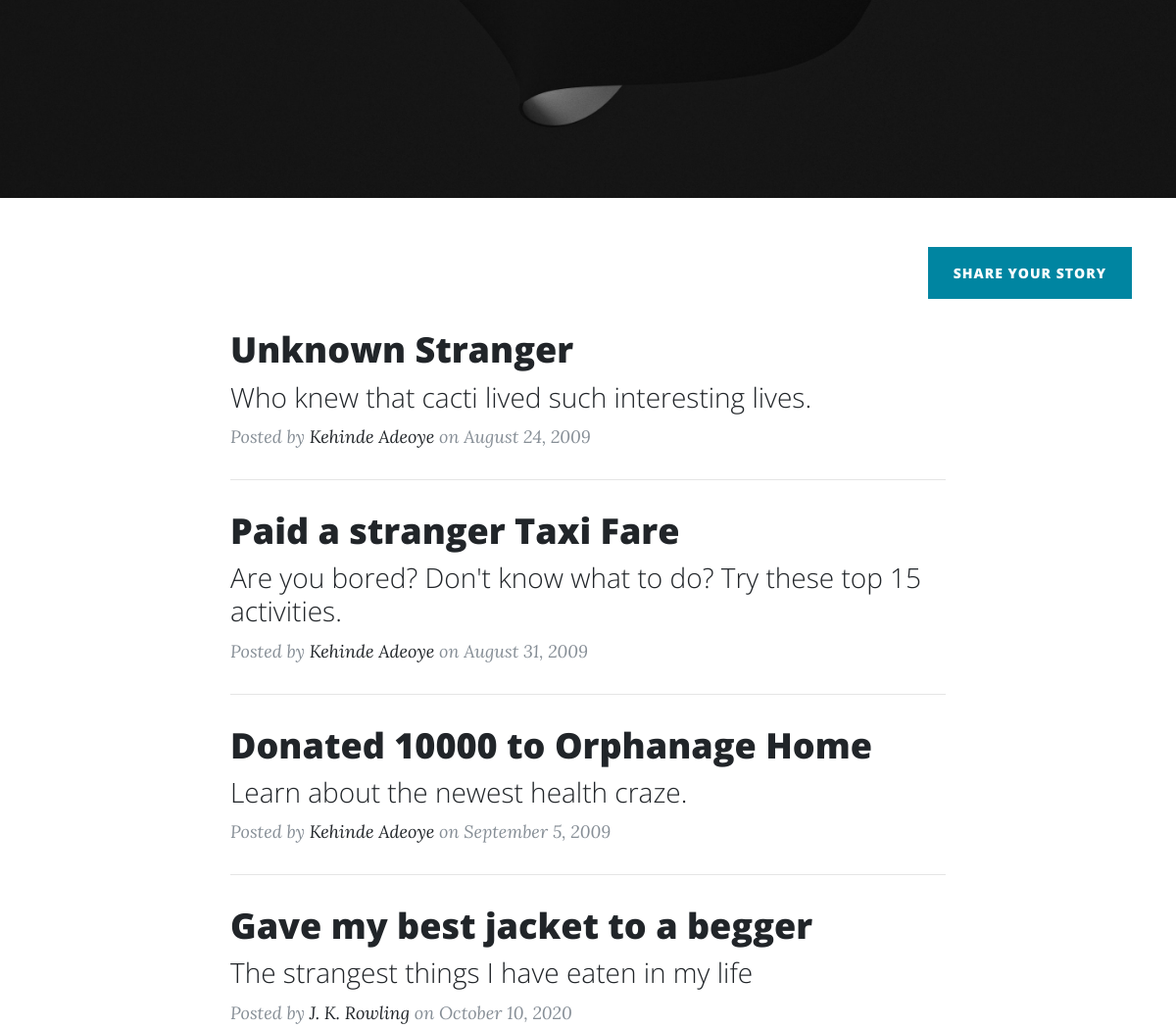
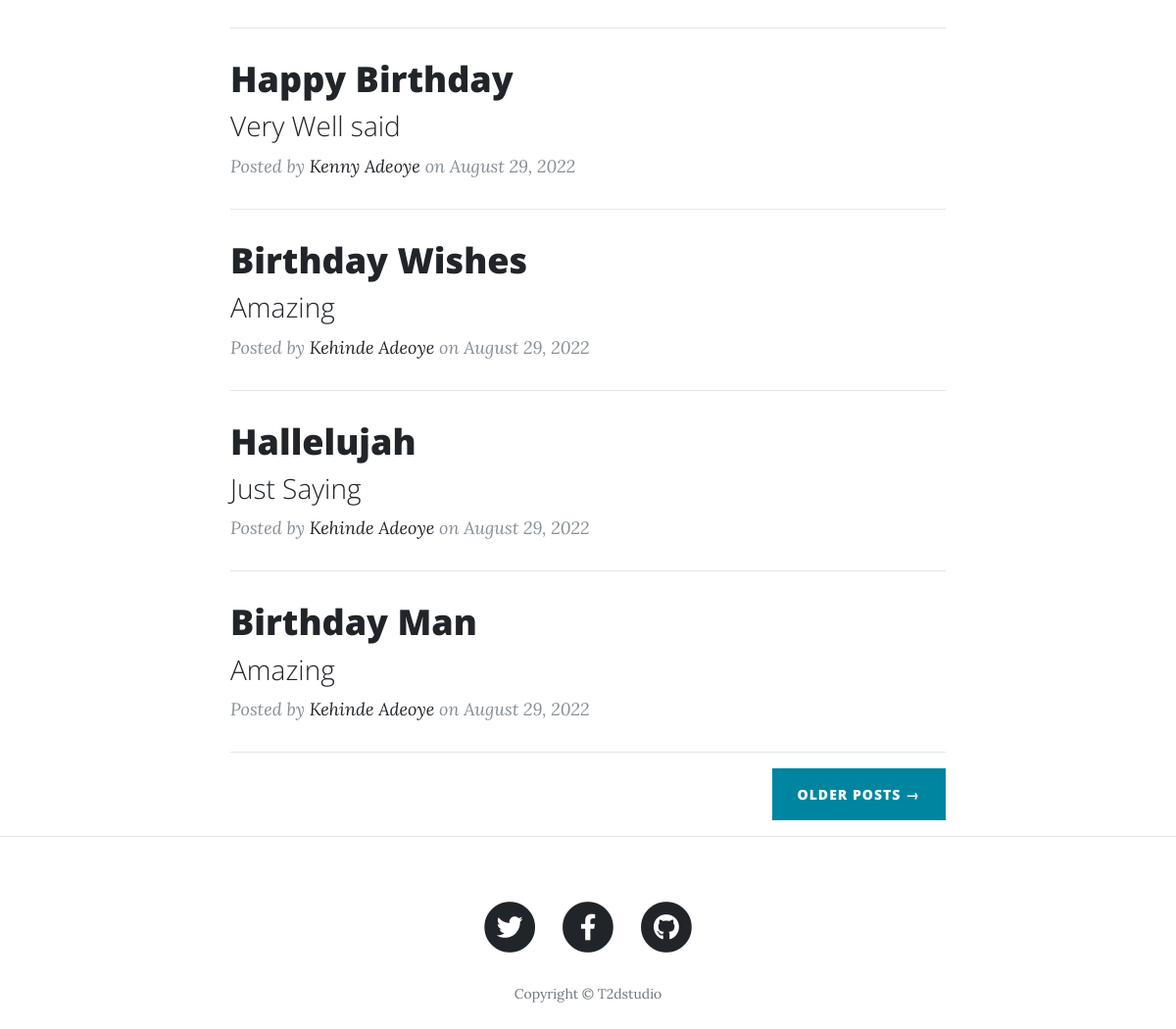
Before: / (lower part) with the older database file (2 pictures, top to bottom).
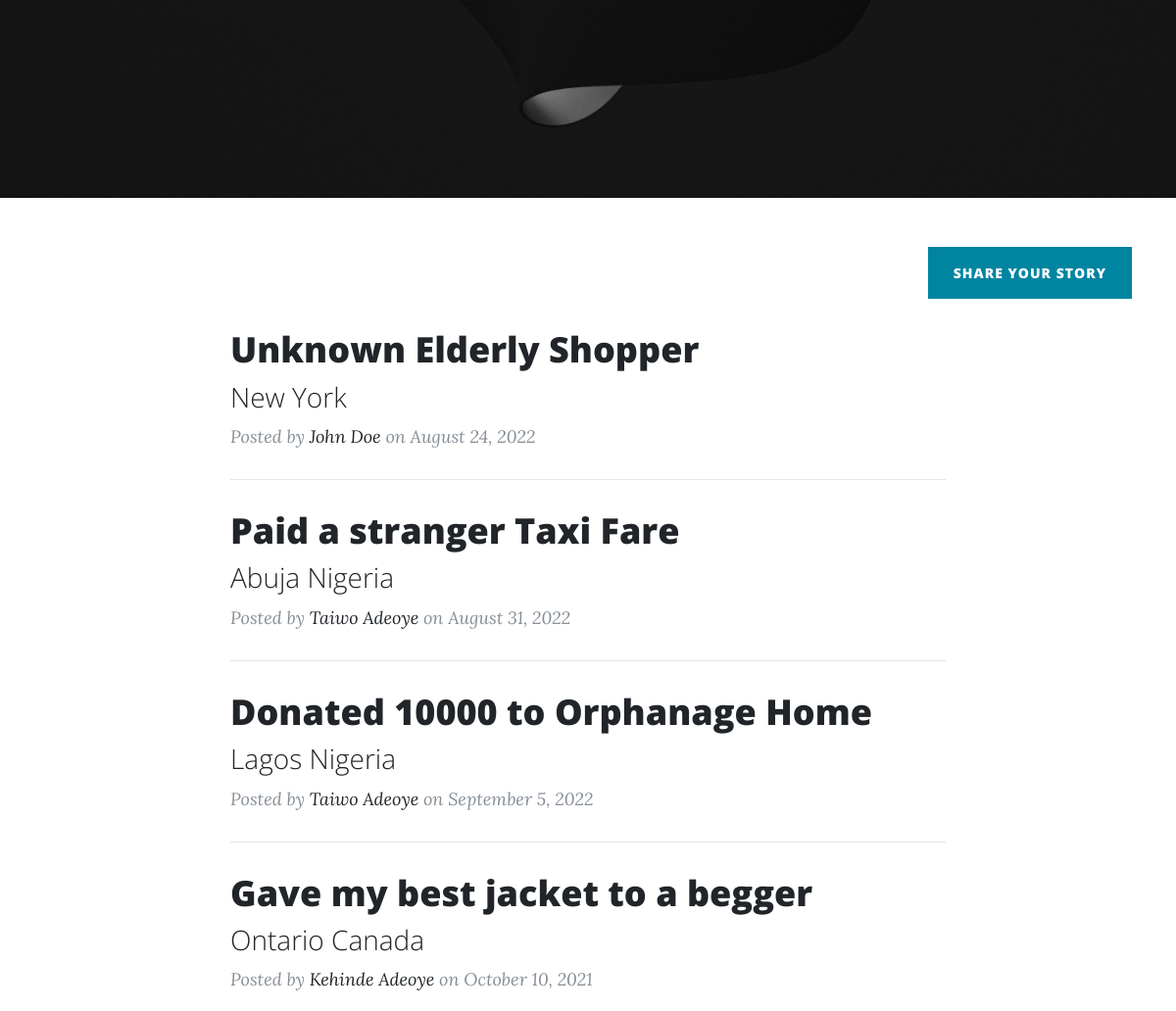
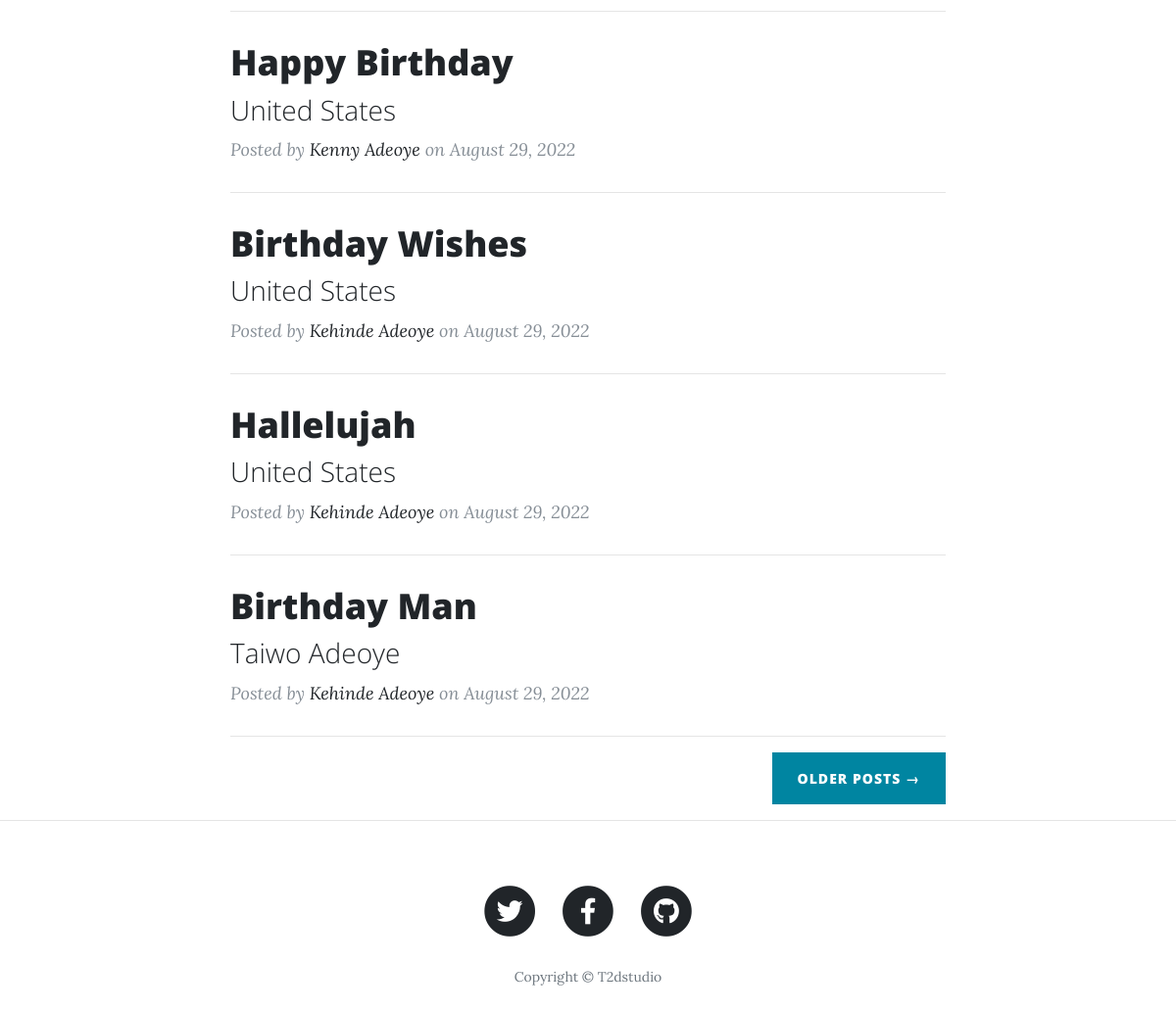
After: the same page with the newer database file (2 pictures, top to bottom).
### main.py (models this page shows)
class BlogPost(db.Model):
    id = db.Column(db.Integer, primary_key=True)
    title = db.Column(db.String(250), nullable=False)
    subtitle = db.Column(db.String(250), nullable=False)
    date = db.Column(db.String(250), nullable=False)
    body = db.Column(db.Text, nullable=False)
    author = db.Column(db.String(250), nullable=False)
    img_url = db.Column(db.String(250), nullable=True)

### main.py (the view)
@app.route('/')
def get_all_posts():
    posts = BlogPost.query.all()
    return render_template("index.html", all_posts=posts)

### templates/index.html (shortened to what this page needs)
{% include "header.html" %}
  <header class="masthead" style="background-image: url({{ url_for('static', filename='assets/img/homep.jpg')}}); max-width:100%;max-height:100%">
    <div class="container">
      <div class="row">
        <div class="col-lg-8 col-md-10 mx-auto">
          <div class="site-heading">
            <br>
            <br>
          </div>
        </div>
      </div>
    </div>
  </header>
  <div class="container">
        <div class="clearfix">
          <a class="btn btn-primary float-right" href="{{url_for('add_new_post')}}">Share Your Story</a>
        </div>
    <div class="row">
      <div class="col-lg-8 col-md-10 mx-auto">
        {% for post in all_posts %}
        <div class="post-preview">
          <a href="{{ url_for('show_post', post_id=post.id) }}">
            <h2 class="post-title">
              {{post.title}}
            </h2>
            <h3 class="post-subtitle">
              {{post.subtitle}}
            </h3>
          </a>
          <p class="post-meta">Posted by
            <a href="#">{{post.author}}</a>
            on {{post.date}}</p>
        </div>
        <hr>
        {% endfor %}
        <div class="clearfix">
          <a class="btn btn-primary float-right" href="#">Older Posts &rarr;</a>
        </div>
      </div>
    </div>
  </div>
  <hr>
{% include "footer.html" %}

### templates/header.html (shortened to what this page needs)
<!DOCTYPE html>
<html lang="en">
<head>
  <link href="{{ url_for('static', filename='vendor/bootstrap/css/bootstrap.min.css') }}" rel="stylesheet">
  <link href="{{ url_for('static', filename='vendor/fontawesome-free/css/all.min.css')}}" rel="stylesheet" type="text/css">
  <link href="{{ url_for('static', filename='css/clean-blog.min.css')}}" rel="stylesheet">
</head>
<body>

### templates/footer.html (shortened to what this page needs)
  <footer>
    <div class="container">
      <div class="row">
        <div class="col-lg-8 col-md-10 mx-auto">
          <ul class="list-inline text-center">
            <li class="list-inline-item">
              <a href="https://kehinde-namecard.herokuapp.com/">
                <span class="fa-stack fa-lg">
                  <i class="fas fa-circle fa-stack-2x"></i>
                  <i class="fab fa-twitter fa-stack-1x fa-inverse"></i>
                </span>
              </a>
            </li>
            <li class="list-inline-item">
              <a href="https://www.linkedin.com/in/kehinde-adeoye-832465232/">
                <span class="fa-stack fa-lg">
                  <i class="fas fa-circle fa-stack-2x"></i>
                  <i class="fab fa-facebook-f fa-stack-1x fa-inverse"></i>
                </span>
              </a>
            </li>
            <li class="list-inline-item">
              <a href="https://github.com/t2dstudio">
                <span class="fa-stack fa-lg">
                  <i class="fas fa-circle fa-stack-2x"></i>
                  <i class="fab fa-github fa-stack-1x fa-inverse"></i>
                </span>
              </a>
            </li>
          </ul>
          <p class="copyright text-muted">Copyright &copy; T2dstudio</p>
        </div>
      </div>
    </div>
  </footer>
</body>
</html>

Changed rows visible on the page:
changed BlogPost: title "Unknown Stranger" → "Unknown Elderly Shopper"; subtitle "Who knew that cacti lived such interesting lives." → "New York"; author "Kehinde Adeoye" → "John Doe"; date "August 24, 2009" → "August 24, 2022"
changed BlogPost "Paid a stranger Taxi Fare": subtitle "Are you bored? Don't know what to do? Try these top 15 activities." → "Abuja Nigeria"; author "Kehinde Adeoye" → "Taiwo Adeoye"; date "August 31, 2009" → "August 31, 2022"
changed BlogPost "Donated 10000 to Orphanage Home": subtitle "Learn about the newest health craze." → "Lagos Nigeria"; author "Kehinde Adeoye" → "Taiwo Adeoye"; date "September 5, 2009" → "September 5, 2022"
changed BlogPost "Gave my best jacket to a begger": subtitle "The strangest things I have eaten in my life" → "Ontario Canada"; author "J. K. Rowling" → "Kehinde Adeoye"; date "October 10, 2020" → "October 10, 2021"
changed BlogPost "Happy Birthday": subtitle "Very Well said" → "United States"
changed BlogPost "Birthday Wishes": subtitle "Amazing" → "United States"
changed BlogPost "Hallelujah": subtitle "Just Saying" → "United States"
changed BlogPost "Birthday Man": subtitle "Amazing" → "Taiwo Adeoye"
